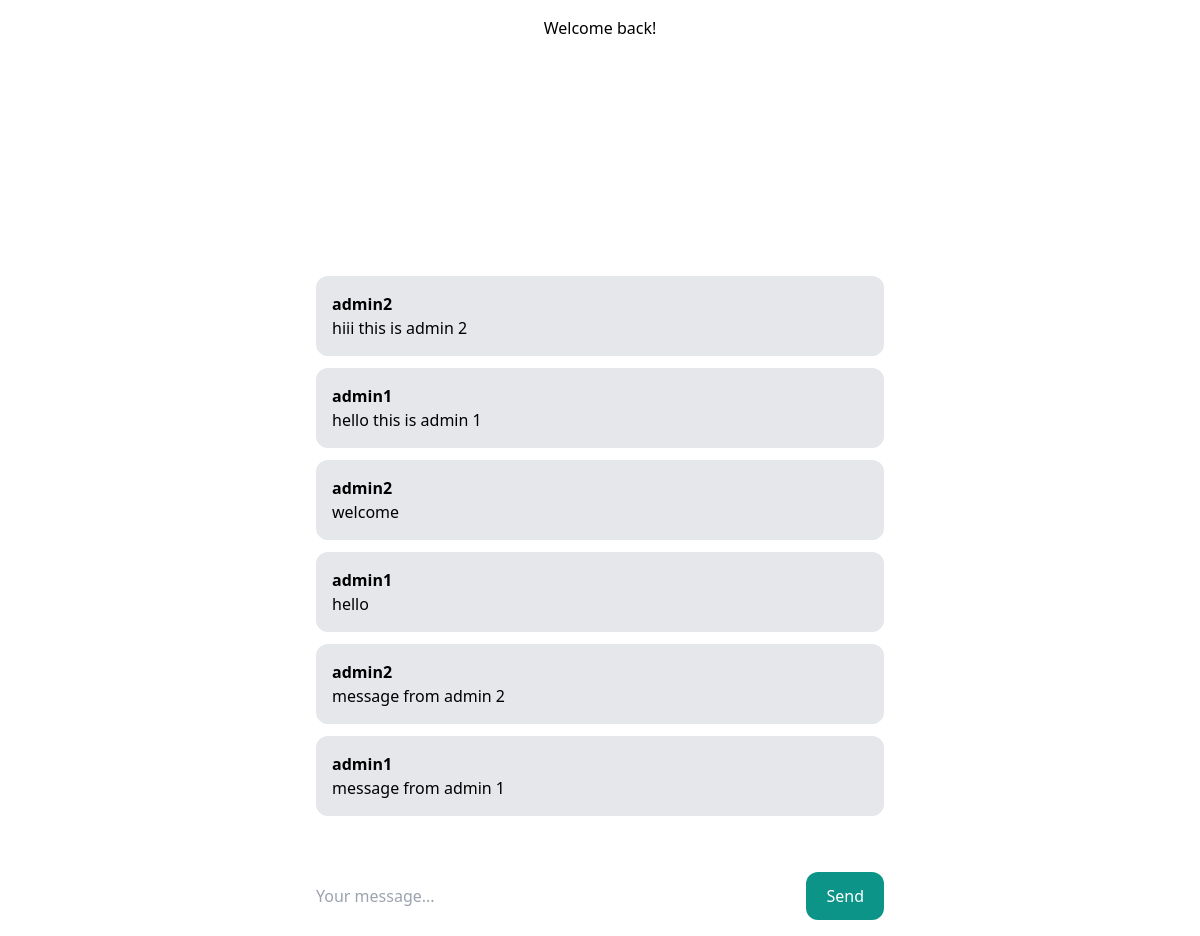
/chat1/ (signed in), run on the app's committed database.
### chat/models.py (models this page shows)
class Message(models.Model):
    room = models.ForeignKey(Room, related_name="messages", on_delete=models.CASCADE)
    user = models.ForeignKey(User, related_name="messages", on_delete=models.CASCADE)
    content = models.TextField()
    date_added = models.DateTimeField(auto_now=True)
    class Meta:
        ordering = ('-date_added',)

### chat/views.py (the view)
# urls.py: path("<slug:slug>/", views.room, name="room")
@login_required
def room(request, slug):
    room_obj = models.Room.objects.get(slug=slug)
    return render(
        request,
        "chat/room.html",
        context={
            "room": room_obj,
            "messages": models.Message.objects.filter(room=room_obj)[:25]
        }
    )

### chat/templates/chat/room.html (shortened to what this page needs)
<!DOCTYPE html>
<html lang="en">
<head>
    <script src="https://cdn.tailwindcss.com"></script>
</head>
<body>
<h1 style="text-align: center; margin-top: 1em;">Welcome back!</h1>
<div>
        <div class="p-10 lg:p-20 text-center">
        <h1 class="text-3xl lg:text-6xl text-white">{{room.name}}</h1>
    </div>
    <div class="lg:w-2/4 mx-4 lg:mx-auto p-4 bg-white rounded-xl">
        <div class="chat-messages space-y-3" id="chat-messages">
           {% for message in messages %}
                <div class="p-4 bg-gray-200 rounded-xl">
                    <p class="font-semibold"> {{message.user.username}}</p>
                    <p> {{ message.content }} </p>
                </div>
           {% endfor %}
        </div>
    </div>
    <div class="lg:w-2/4 mt-6 mx-4 lg:mx-auto p-4 bg-white rounded-xl">
        <form method="post" action="." class="flex">
            <input type="text" name="content" class="flex-1 mr-3" placeholder="Your message..." id="chat-message-input"/>
            <button
                class="px-5 py-3 rounded-xl text-white bg-teal-600 hover:bg-teal-700" id="chat-message-submit">Send
            </button>
        </form>
    </div>
</div>
</body>
</html>

### data on the page
Message: user.username "admin2", content "hiii this is admin 2"
Message: user.username "admin1", content "hello this is admin 1"
Message: user.username "admin2", content "welcome"
Message: user.username "admin1", content "hello"
Message: user.username "admin2", content "message from admin 2"
Message: user.username "admin1", content "message from admin 1"
